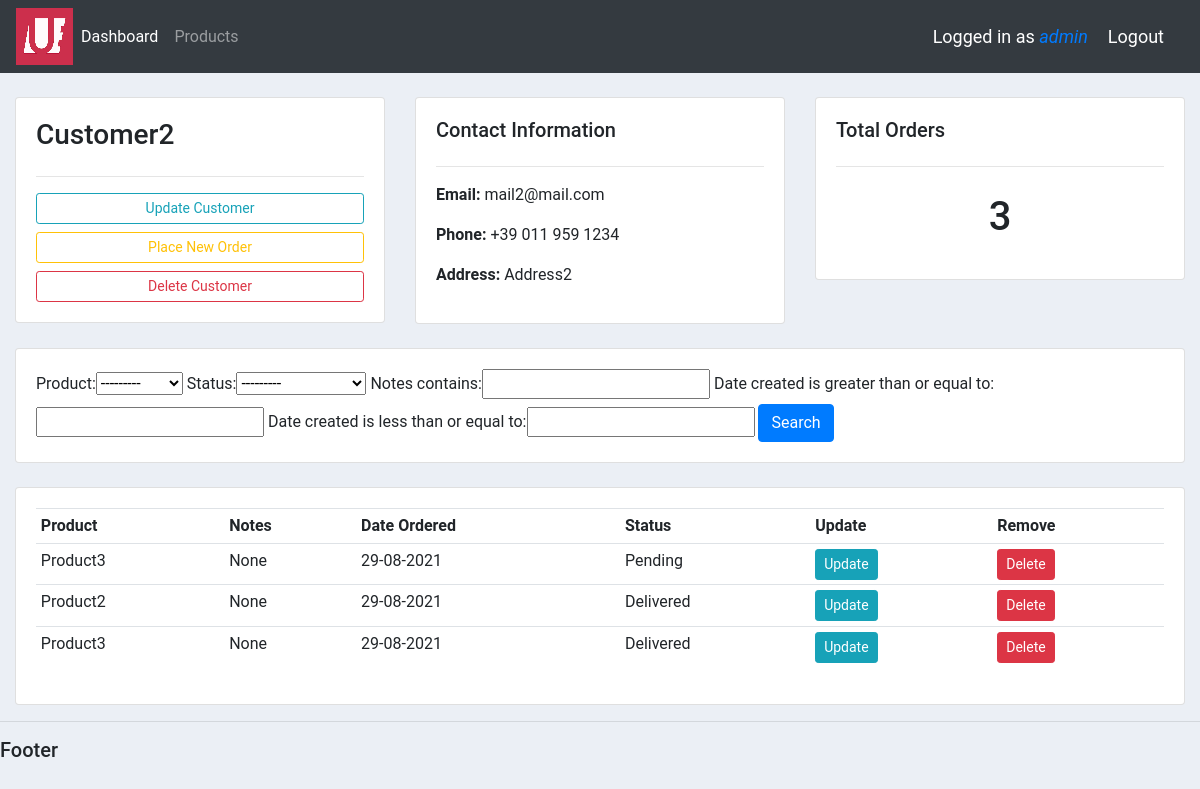
Page /customer/2 (signed in) on the committed database.
### accounts/models.py (models this page shows, shortened)
class Customer(models.Model):
    user = models.OneToOneField(User, null=True, on_delete=models.CASCADE)  # One-to-one with user
    name = models.CharField(max_length=200, null=True)     # String
    phone = models.CharField(max_length=200, null=True, blank=True)     # String
    address = models.CharField(max_length=200, null=True, blank=True)   # String
    email = models.CharField(max_length=200, null=True)     # String
    date_created = models.DateTimeField(auto_now_add=True)  # Timestamp

class Order(models.Model):
    STATUS = (
        ('Pending','Pending'),
        ('Out for delivery','Out for delivery'),
        ('Delivered','Delivered')
    )
    customer = models.ForeignKey(Customer, null=True, on_delete = models.SET_NULL)
    product = models.ForeignKey(Product, null=True, on_delete=models.SET_NULL)
    date_created = models.DateTimeField(auto_now_add=True)  # Timestamp
    status = models.CharField(max_length=200, null=True, choices=STATUS)     # String with dropdown choices
    notes = models.CharField(max_length=200, null=True, blank=True)

class Product(models.Model):
    CATEGORY = (
        ('Hardware','Hardware'),
        ('Software','Software'),
    )
    name = models.CharField(max_length=200, null=True)     # String
    price = models.FloatField(null=True)                    # Float
    category = models.CharField(max_length=200, null=True, choices=CATEGORY)     # String
    description = models.CharField(max_length=200, null=True, blank=True)     # String, can be blank
    date_created = models.DateTimeField(auto_now_add=True)  # Timestamp
    tag = models.ManyToManyField(Tag)
    def __str__(self):
        return self.name

### accounts/decorators.py (the view)
        def wrapper_function(request, *args, **kwargs):
            group = None
            if request.user.groups.exists():
                group = request.user.groups.all()[0].name
            if group in allowed_roles:
                return view_function(request, *args, **kwargs)
            else:
                return HttpResponse('You are not authorized to view this page!')

### accounts/views.py (called while the page is built)
@login_required(login_url='login')
@allowed_users(allowed_roles=['Administrators'])
def customer(request, pk_test):
    customer = Customer.objects.get(id=pk_test)
    orders = customer.order_set.all()
    customer_total_orders = customer.order_set.count()
    myFilter = OrderFilter(request.GET, queryset=orders)
    orders = myFilter.qs
    context = {
        'customer':customer,
        'orders':orders,
        'customer_total_orders':customer_total_orders,
        'myFilter':myFilter
    }
    return render(request, 'accounts/customer.html', context)

### accounts/templates/accounts/customer.html
{%  extends 'accounts/main.html' %}
{% block content %}
<br>
<div class="row">
	<div class="col-md">
		<div class="card card-body">
			<h3>{{ customer.name }}</h3>
			<hr>
			<a class="btn btn-outline-info btn-sm btn-block" href="">Update Customer</a>
			<a class="btn btn-outline-warning btn-sm btn-block" href="{% url 'create_order' customer.id %}">Place New Order</a>
			<a class="btn btn-outline-danger  btn-sm btn-block" href="">Delete Customer</a>
		</div>
	</div>
	<div class="col-md">
		<div class="card card-body">
			<h5>Contact Information</h5>
			<hr>
			<p><b>Email:</b> {{ customer.email }}</p>
			<p><b>Phone:</b> {{ customer.phone }}</p>
			<p><b>Address:</b> {{ customer.address }}</p>
		</div>
	</div>
	<div class="col-md">
		<div class="card card-body">
			<h5>Total Orders</h5>
			<hr>
			<h1 style="text-align: center;padding: 10px">{{ customer_total_orders }}</h1>
		</div>
	</div>
</div>
<br>
<div class="row">
	<div class="col">
		<div class="card card-body">
			<form method="get">
				{{ myFilter.form }}
		    	<button class="btn btn-primary" type="submit">Search</button>
		  </form>
		</div>
	</div>
</div>
<br>
<div class="row">
	<div class="col-md">
		<div class="card card-body">
			<table class="table table-sm">
				<tr>
					<th>Product</th>
					<th>Notes</th>
					<th>Date Ordered</th>
					<th>Status</th>
					<th>Update</th>
					<th>Remove</th>
				</tr>
				{% for order in orders %}
				<tr>
					<td>{{ order.product.name }}</td>
					<td>{{ order.notes }}</td>
					<td>{{ order.date_created|date:"d-m-Y" }}</td>
					<td>{{ order.status }}</td>
					<td><a class="btn btn-sm btn-info" href="{% url 'update_order' order.id %}">Update</a></td>
					<td><a class="btn btn-sm btn-danger" href="{% url 'delete_order' order.id %}">Delete</a></td>
				</tr>
				{% endfor %}
			</table>
		</div>
	</div>
</div>
{% endblock %}

### accounts/templates/accounts/navbar.html (shortened to what this page needs)
{% load static %}
<nav class="navbar navbar-expand-lg navbar-dark bg-dark">
  <a href="{% url 'home' %}">
    <img src="{% static 'images/logo.png' %}">
  </a>
    <div class="collapse navbar-collapse" id="navbarNav">
      <ul class="navbar-nav">
        {% if request.user.is_staff %}
        <li class="nav-item active">
          <a class="nav-link" href="{% url 'home' %}">Dashboard</a>
        </li>
        <li class="nav-item">
          <a class="nav-link" href="{% url 'products' %}">Products</a>
        </li>
        {% endif %}
      </ul>
    </div>
    <span class="hello-msg">Logged in as <a href="{% url 'user_page' %}"><i>{{ request.user }}</i></a></span>
    <span><a class="hello-msg" href="{% url 'logout' %}">Logout</a></span>
  </nav>

### static/css/main.css (style rules this page uses)
body { font-family: 'Roboto', sans-serif !important; background-color: #ebeff5; }
.row { margin: auto; }

### accounts/templates/accounts/navbar.html (style rules this page uses)
.hello-msg { font-size: 18px; color: white; margin-right: 20px; }

### rows in the picture
Customer: name "Customer2", email "mail2@mail.com", phone "+39 011 959 1234", address "Address2"
Order: product.name "Product3", notes "None", date_created "29-08-2021", status "Pending"
Order: product.name "Product2", notes "None", date_created "29-08-2021", status "Delivered"
Order: product.name "Product3", notes "None", date_created "29-08-2021", status "Delivered"

### other values in the picture
{{ request.user }} "admin"
{{ customer_total_orders }} "3"
